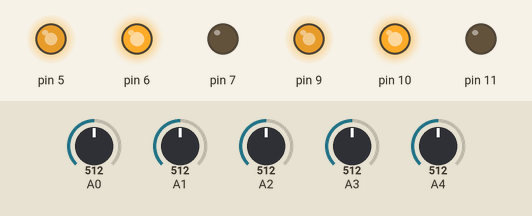
Recording of a sketch running on a simulated Arduino Uno, built with avr-gcc and run on an emulated ATmega328P. On the bench: output pins drawn as LEDs (lit = HIGH). Inputs (shaded band) come from the test bench; at power-on: A0 = 512, A1 = 512, A2 = 512, A3 = 512, A4 = 512. At 3.2 s the program stops and its outputs stay as they are.

Above: at 0.1 s.
At 1.0 s:
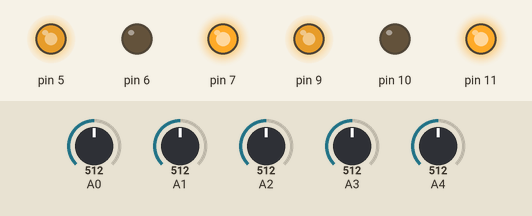
Timing chart, 0 to 2.5 s (numbered marks = the images above):
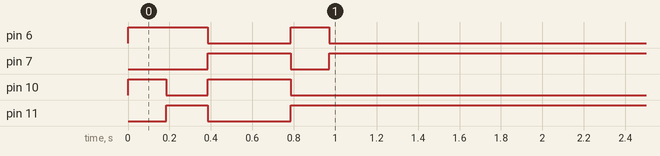

The sketch:

line_follower.ino
```cpp
/******************************************************\
*    _______    ___    __ __                           *
*   /  _____|  /_ |   / /| |     ____     ___    ___   *
*   | |  ____   | |  / /_| |     |   \   /   \   | |   *
*   | | |__ |   | | |____  |     |   /  |  A  |  | |   *
*   | |___| |   | |      | |     | _ \  |  _  |  | |   *
*   \_______/   |_|      |_|     |_|\_| |_| |_|  |_|   *
*                                                      *
\******************************************************/

// Includes
extern "C" {
	#include "lib/map.h"
}

// void setup() { map_setup(); }
// void loop() { map_logic(); }

SensorArr	sensor;
PID			pid;

// Switch state
byte		state = 0;
// Intersect count
byte		intr = 0;

// Where to turn (0 = do not turn, 1 = left, 2 = right, 3 = end)
byte		turns[] = {
	0,				// First section
	0, 0, 0, 0,		// Second section
	0, 0,			// Third section
	2,				// Fourth section
	3				// End
};

void setup() {
	Serial.begin(19200);
	// Initializes the motor
	motorInit();
	// Initializes the sensor
	sensorInit(&sensor);
	sensorCalibrate(&sensor);
	// Initializes the PID controller
	PIDInit(&pid, &sensor.val);
	PIDSetTarget(&pid, IR_LEN >> 1);
	PIDSetConst(&pid, 50, 2.2, 0.5);

	// Debuging
	// Serial.print("Threshold: ");
	// Serial.println(sensor.thresh);
	delay(2000);
}

void loop() {
	sensorRead(&sensor);
	PIDUpdate(&pid);

	switch (state) {
		// state 0 = Terminate program (from default).
		// state 1 = Walk straight (with PID)
		// state 2 = Intersection
		case 1:
			motorSpeed(180 + pid.output, 180 - pid.output);
			if (sensor.intersect) {
				++intr;
				state = 2;
				break;
			}
		break;
		case 2:
			switch (turns[intr - 1])
			{
				// 0 = do not turn, 1 = left, 2 = right, 3 = end
				case 0:
					motorSpeed(255, 255);
					if (!sensor.intersect)
						state = 1;
				break;
				case 1:
					motorSpeed(BASE_SPEED, MAX_SPEED);
					if (sensor.val <= pid.target)
						state = 1;
				break;
				case 2:
					motorSpeed(MAX_SPEED, BASE_SPEED);
					if (sensor.val >= pid.target)
						state = 1;
				break;
				case 3:
					motorSpeed(BASE_SPEED, BASE_SPEED);
					delay(200);
					state = 0;
				break;
			}
		break;
		default:
			exit(1);
		break;
	}

	// Debug

	// for (byte i = 0; i < IR_LEN; i++) {
	// 	Serial.print(sensor.read[i]);
	// 	Serial.print(" ");
	// }

	// Serial.println("\n");

	//  Serial.print("Value: ");
	//  Serial.println(sensor.val);
	//  Serial.print("Output: ");
	//  Serial.println(pid.output);
}
```

map_01.c
```cpp
#include "../lib/map.h"

#if MAP_DEF == 0

byte		state;
SensorArr	sensor;

void map_setup () {
	Serial.begin(19200);
	motorInit();
	sensorInit(&sensor);
	sensorThresh(&sensor, 20);
}

void map_logic () {
	sensorRead(&sensor);
	// switch (state) {
	// 	case 0:
	// 		//
	// 		break;
	// 	case 1:
	// 		break;
	// 	case 2:
	// 		break;
	// }
	Serial.println(sensor.val);
	if (sensor.val < 450)
		motorSpeed(1000, 100);
	else if (sensor.val > 550)
		motorSpeed(100, 1000);
	else
		motorSpeed(1000, 100);
}

#endif
```

map_02.c
```cpp
#include "../lib/map.h"

#if MAP_DEF == 2

SensorArr	sensor;

void map_setup () {
	motorInit();
	sensorInit(&sensor);
	sensorThresh(&sensor, 20);
}

void map_logic () {
	sensorRead(&sensor);
	motorSpeed(1000, 0);
}

#endif
```

pid.c
```cpp
#include "../lib/pid.h"

void	PIDInit (PID *pid, float *input) {
	PIDSetConst(pid, 0, 0, 0);
	PIDSetTarget(pid, 0);
	pid->input = input;
	pid->pErr = 0;
	pid->Iterm = 0;
}

void	PIDSetConst (PID *pid, float kp, float ki, float kd) {
	pid->kp = kp;
	pid->ki = ki;
	pid->kd = kd;
}

void	PIDSetTarget (PID *pid, float val) {
	pid->target = val;
}

void	PIDUpdate (PID *pid) {
	float	Pterm, Dterm, err;

	err = *pid->input - pid->target;
	// Calculates the proportional term, and drivertive term
	Pterm = err * pid->kp;
	Dterm = (err - pid->pErr) * pid->kd;
	// Sets the new previous error
	pid->pErr = err;
	// Calculates the integral term
	if (pid->Iterm > -MAX_SPEED && pid->Iterm < MAX_SPEED)
		pid->Iterm += err * pid->ki;

	// Calculates the output
	pid->output = Pterm + pid->Iterm + Dterm;
	if (pid->output > MAX_SPEED)
		pid->output = MAX_SPEED;
	else if (pid->output <= -MAX_SPEED)
		pid->output = -MAX_SPEED;
}
```

robot.c
```cpp
#include "../lib/robot.h"

void motorInit() {
	// Motor A
	pinMode(MOTR_A[0], OUTPUT); // Enable A
	pinMode(MOTR_A[1], OUTPUT); // Input 1
	pinMode(MOTR_A[2], OUTPUT); // Input 2
	// Motor B
	pinMode(MOTR_B[0], OUTPUT); // Enable B
	pinMode(MOTR_B[1], OUTPUT); // Input 3
	pinMode(MOTR_B[2], OUTPUT); // Input 4
}

void motorSpeed(int a, int b) {
	if (a > 0) {
		digitalWrite(MOTR_A[1], HIGH);
		digitalWrite(MOTR_A[2], LOW);
		analogWrite(MOTR_A[0], a);
	} else if (a < 0) {
		digitalWrite(MOTR_A[1], LOW);
		digitalWrite(MOTR_A[2], HIGH);
		analogWrite(MOTR_A[0], -a);
	}
	if (b > 0) {
		digitalWrite(MOTR_B[1], HIGH);
		digitalWrite(MOTR_B[2], LOW);
		analogWrite(MOTR_B[0], b);
	} else if (b < 0) {
		digitalWrite(MOTR_B[1], LOW);
		digitalWrite(MOTR_B[2], HIGH);
		analogWrite(MOTR_B[0], -b);
	}
}
```

sensor.c
```cpp
#include "../lib/sensor.h"
#include <stdbool.h>

void sensorInit(SensorArr *sensor) {
	byte n = 0;
	for (byte i = 0; i < IR_LEN; i++) {
		// Sets' the pinmode of each pins.
		pinMode(IR_PINS[i], INPUT);
		// Zeros out the pin value.
		sensor->read[i] = 0;
		// Sets the minimum value to the maximum of the possible input.
		sensor->min[i] = 1023;
		// Sets the opposite of min.
		sensor->max[i] = 0;
	}
	sensor->val = 0;
	sensor->outofbound = false;
	sensor->intersect = false;
	sensor->thresh = 0;
	motorSpeed(200, 200);
	while (++n < 10)
	{
		sensorGetRange(sensor);
		delay(20);
	}
	motorSpeed(-200, 200);
	delay(200);
	motorSpeed(200, -200);
	delay(400);
	motorSpeed(-200, 200);
	while (--n != 0)
	{
		sensorGetRange(sensor);
		delay(20);
	}
	motorSpeed(-200, -200);
	delay(200);
	motorSpeed(0, 0);
}

void sensorCalibrate(SensorArr *sensor) {
	int maxMin = 0;

	for (byte i = 0; i < IR_LEN; i++)
	{
		if (sensor->min[i] > maxMin)
			maxMin = sensor->min[i];
	}
	sensor->thresh = maxMin + 10;
}

void sensorGetRange(SensorArr *sensor) {
	for (byte i = 0; i < IR_LEN; i++) {
		sensor->read[i] = analogRead(IR_PINS[i]);
		// If the sensor's minimum value is greater than the value read,
		// set it the the current value.
		if (sensor->min[i] > sensor->read[i])
			sensor->min[i] = sensor->read[i];
		// Sets the sensor value.
		sensor->read[i] -= sensor->min[i];
		// Same thing for sensor's maximum value.
		if (sensor->max[i] < sensor->read[i])
			sensor->max[i] = sensor->read[i];
		if (sensor->read[i] < sensor->thresh)
			sensor->read[i] = 0;
	}
}

void sensorRead(SensorArr *sensor) {
	float	a = 0, b = 0;
	for (byte i = 0; i < IR_LEN; i++) {
		// // Reads the senosr's value, and store it for later use.
		// sensor->read[i] = analogRead(IR_PINS[i]);
		// Constraints the value.
		if (sensor->read[i] < sensor->thresh)
		{
			sensor->read[i] = 0;
			continue; // skip the calculation for the current sensor.
		}
		// Calculate the line's position.
		a += sensor->read[i] + ((i - 1) * sensor->max[i]);
        b += sensor->read[i];
	}
	if (b > 0) {
		sensor->val = a / b;
		sensor->outofbound = false;
		if (sensor->val < 0)
			sensor->val = 0;
		else if (sensor->val > IR_LEN)
			sensor->val = IR_LEN;
		if (b > IR_LEN * sensor->thresh)
			sensor->intersect = true;
		else
			sensor->intersect = false;
	} else {
		sensor->val = IR_LEN >> 1;
		sensor->outofbound = true;
	}
}
```
